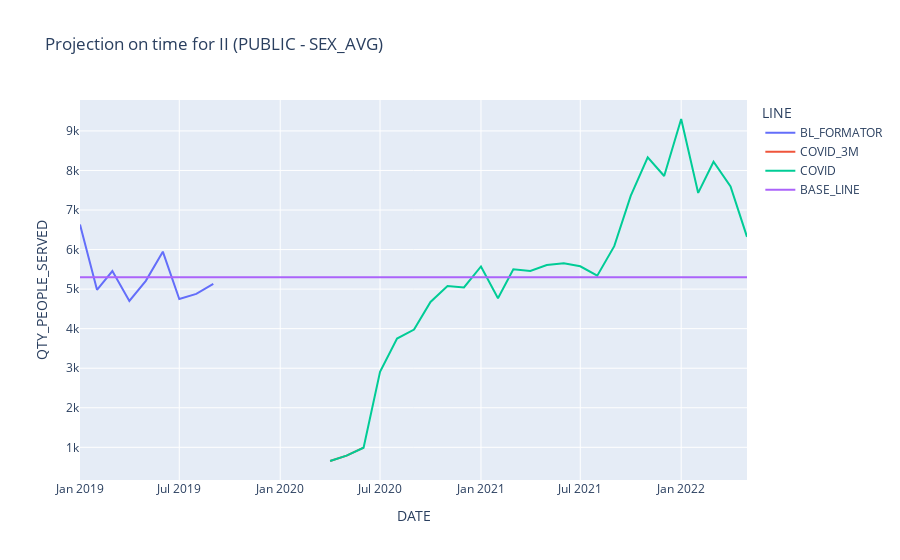

Notebook source saved alongside this figure:
### Code cell
TAG_GENDER = 'SEX_AVG'
new_base_df_temp = new_base_df[(new_base_df['SEX']==TAG_GENDER) & (new_base_df['SECTOR_R']==TAG_SECTOR)]
new_base_df_temp = new_base_df_temp.reset_index(drop=True)
new_base_df_temp['BASE_LINE'] = new_base_df_temp['BL_FORMATOR'].mean()

forecast_df = new_base_df_temp[['DATE', 
                                'PEOPLE_SERVED_NORMALIZED',
                                'BL_FORMATOR',
                                'COVID_3M',
                                'COVID',
                                'BASE_LINE']].melt(id_vars=['DATE'],
                                                  value_vars=[#'PEOPLE_SERVED_NORMALIZED',
                                                              'BL_FORMATOR',
                                                              'COVID_3M',
                                                              'COVID',
                                                              'BASE_LINE'],
                                                  var_name="LINE",
                                                  value_name="QTY_PEOPLE_SERVED")

fig = px.line(forecast_df,
              x="DATE",
              y="QTY_PEOPLE_SERVED",
              color='LINE',
              title='Projection on time for ' + TAG_CATEGORY +' ('+TAG_SECTOR+' - '+TAG_GENDER+')'
             )

fig.show()
#fig.show(renderer="svg")

### Figure 1 — Plotly figure (JSON) as saved in the notebook; plotly's stock layout.template omitted (floating-point values rounded to 4 significant figures)
{"data": [{"hovertemplate": "LINE=BL_FORMATOR<br>DATE=%{x}<br>QTY_PEOPLE_SERVED=%{y}<extra></extra>", "legendgroup": "BL_FORMATOR", "line": {"color": "#636efa", "dash": "solid"}, "marker": {"symbol": "circle"}, "mode": "lines", "name": "BL_FORMATOR", "orientation": "v", "showlegend": true, "type": "scatter", "x": ["2022-05-01T00:00:00", "2022-04-01T00:00:00", "2022-03-01T00:00:00", "2022-02-01T00:00:00", "2022-01-01T00:00:00", "2021-12-01T00:00:00", "2021-11-01T00:00:00", "2021-10-01T00:00:00", "2021-09-01T00:00:00", "2021-08-01T00:00:00", "2021-07-01T00:00:00", "2021-06-01T00:00:00", "2021-05-01T00:00:00", "2021-04-01T00:00:00", "2021-03-01T00:00:00", "2021-02-01T00:00:00", "2021-01-01T00:00:00", "2020-12-01T00:00:00", "2020-11-01T00:00:00", "2020-10-01T00:00:00", "2020-09-01T00:00:00", "2020-08-01T00:00:00", "2020-07-01T00:00:00", "2020-06-01T00:00:00", "2020-05-01T00:00:00", "2020-04-01T00:00:00", "2020-03-01T00:00:00", "2020-02-01T00:00:00", "2020-01-01T00:00:00", "2019-12-01T00:00:00", "2019-11-01T00:00:00", "2019-10-01T00:00:00", "2019-09-01T00:00:00", "2019-08-01T00:00:00", "2019-07-01T00:00:00", "2019-06-01T00:00:00", "2019-05-01T00:00:00", "2019-04-01T00:00:00", "2019-03-01T00:00:00", "2019-02-01T00:00:00", "2019-01-01T00:00:00"], "xaxis": "x", "y": [null, null, null, null, null, null, null, null, null, null, null, null, null, null, null, null, null, null, null, null, null, null, null, null, null, null, null, null, null, null, null, null, 5130.0, 4879.0, 4748.0, 5947.0, 5209.0, 4701.0, 5458.0, 4983.0, 6634.0], "yaxis": "y"}, {"hovertemplate": "LINE=COVID_3M<br>DATE=%{x}<br>QTY_PEOPLE_SERVED=%{y}<extra></extra>", "legendgroup": "COVID_3M", "line": {"color": "#EF553B", "dash": "solid"}, "marker": {"symbol": "circle"}, "mode": "lines", "name": "COVID_3M", "orientation": "v", "showlegend": true, "type": "scatter", "x": ["2022-05-01T00:00:00", "2022-04-01T00:00:00", "2022-03-01T00:00:00", "2022-02-01T00:00:00", "2022-01-01T00:00:00", "2021-12-01T00:00:00", "2021-11-01T00:00:00", "2021-10-01T00:00:00", "2021-09-01T00:00:00", "2021-08-01T00:00:00", "2021-07-01T00:00:00", "2021-06-01T00:00:00", "2021-05-01T00:00:00", "2021-04-01T00:00:00", "2021-03-01T00:00:00", "2021-02-01T00:00:00", "2021-01-01T00:00:00", "2020-12-01T00:00:00", "2020-11-01T00:00:00", "2020-10-01T00:00:00", "2020-09-01T00:00:00", "2020-08-01T00:00:00", "2020-07-01T00:00:00", "2020-06-01T00:00:00", "2020-05-01T00:00:00", "2020-04-01T00:00:00", "2020-03-01T00:00:00", "2020-02-01T00:00:00", "2020-01-01T00:00:00", "2019-12-01T00:00:00", "2019-11-01T00:00:00", "2019-10-01T00:00:00", "2019-09-01T00:00:00", "2019-08-01T00:00:00", "2019-07-01T00:00:00", "2019-06-01T00:00:00", "2019-05-01T00:00:00", "2019-04-01T00:00:00", "2019-03-01T00:00:00", "2019-02-01T00:00:00", "2019-01-01T00:00:00"], "xaxis": "x", "y": [null, null, null, null, null, null, null, null, null, null, null, null, null, null, null, null, null, null, null, null, null, null, null, 990.1, 788.5, 654.1, null, null, null, null, null, null, null, null, null, null, null, null, null, null, null], "yaxis": "y"}, {"hovertemplate": "LINE=COVID<br>DATE=%{x}<br>QTY_PEOPLE_SERVED=%{y}<extra></extra>", "legendgroup": "COVID", "line": {"color": "#00cc96", "dash": "solid"}, "marker": {"symbol": "circle"}, "mode": "lines", "name": "COVID", "orientation": "v", "showlegend": true, "type": "scatter", "x": ["2022-05-01T00:00:00", "2022-04-01T00:00:00", "2022-03-01T00:00:00", "2022-02-01T00:00:00", "2022-01-01T00:00:00", "2021-12-01T00:00:00", "2021-11-01T00:00:00", "2021-10-01T00:00:00", "2021-09-01T00:00:00", "2021-08-01T00:00:00", "2021-07-01T00:00:00", "2021-06-01T00:00:00", "2021-05-01T00:00:00", "2021-04-01T00:00:00", "2021-03-01T00:00:00", "2021-02-01T00:00:00", "2021-01-01T00:00:00", "2020-12-01T00:00:00", "2020-11-01T00:00:00", "2020-10-01T00:00:00", "2020-09-01T00:00:00", "2020-08-01T00:00:00", "2020-07-01T00:00:00", "2020-06-01T00:00:00", "2020-05-01T00:00:00", "2020-04-01T00:00:00", "2020-03-01T00:00:00", "2020-02-01T00:00:00", "2020-01-01T00:00:00", "2019-12-01T00:00:00", "2019-11-01T00:00:00", "2019-10-01T00:00:00", "2019-09-01T00:00:00", "2019-08-01T00:00:00", "2019-07-01T00:00:00", "2019-06-01T00:00:00", "2019-05-01T00:00:00", "2019-04-01T00:00:00", "2019-03-01T00:00:00", "2019-02-01T00:00:00", "2019-01-01T00:00:00"], "xaxis": "x", "y": [6322.0, 7595.0, 8222.0, 7432.0, 9301.0, 7860.0, 8331.0, 7358.0, 6086.0, 5340.0, 5577.0, 5653.0, 5610.0, 5460.0, 5503.0, 4769.0, 5573.0, 5042.0, 5077.0, 4676.0, 3977.0, 3751.0, 2908.0, 990.1, 788.5, 654.1, null, null, null, null, null, null, null, null, null, null, null, null, null, null, null], "yaxis": "y"}, {"hovertemplate": "LINE=BASE_LINE<br>DATE=%{x}<br>QTY_PEOPLE_SERVED=%{y}<extra></extra>", "legendgroup": "BASE_LINE", "line": {"color": "#ab63fa", "dash": "solid"}, "marker": {"symbol": "circle"}, "mode": "lines", "name": "BASE_LINE", "orientation": "v", "showlegend": true, "type": "scatter", "x": ["2022-05-01T00:00:00", "2022-04-01T00:00:00", "2022-03-01T00:00:00", "2022-02-01T00:00:00", "2022-01-01T00:00:00", "2021-12-01T00:00:00", "2021-11-01T00:00:00", "2021-10-01T00:00:00", "2021-09-01T00:00:00", "2021-08-01T00:00:00", "2021-07-01T00:00:00", "2021-06-01T00:00:00", "2021-05-01T00:00:00", "2021-04-01T00:00:00", "2021-03-01T00:00:00", "2021-02-01T00:00:00", "2021-01-01T00:00:00", "2020-12-01T00:00:00", "2020-11-01T00:00:00", "2020-10-01T00:00:00", "2020-09-01T00:00:00", "2020-08-01T00:00:00", "2020-07-01T00:00:00", "2020-06-01T00:00:00", "2020-05-01T00:00:00", "2020-04-01T00:00:00", "2020-03-01T00:00:00", "2020-02-01T00:00:00", "2020-01-01T00:00:00", "2019-12-01T00:00:00", "2019-11-01T00:00:00", "2019-10-01T00:00:00", "2019-09-01T00:00:00", "2019-08-01T00:00:00", "2019-07-01T00:00:00", "2019-06-01T00:00:00", "2019-05-01T00:00:00", "2019-04-01T00:00:00", "2019-03-01T00:00:00", "2019-02-01T00:00:00", "2019-01-01T00:00:00"], "xaxis": "x", "y": [5299.0, 5299.0, 5299.0, 5299.0, 5299.0, 5299.0, 5299.0, 5299.0, 5299.0, 5299.0, 5299.0, 5299.0, 5299.0, 5299.0, 5299.0, 5299.0, 5299.0, 5299.0, 5299.0, 5299.0, 5299.0, 5299.0, 5299.0, 5299.0, 5299.0, 5299.0, 5299.0, 5299.0, 5299.0, 5299.0, 5299.0, 5299.0, 5299.0, 5299.0, 5299.0, 5299.0, 5299.0, 5299.0, 5299.0, 5299.0, 5299.0], "yaxis": "y"}], "layout": {"legend": {"title": {"text": "LINE"}, "tracegroupgap": 0}, "title": {"text": "Projection on time for II (PUBLIC - SEX_AVG)"}, "xaxis": {"anchor": "y", "domain": [0, 1], "title": {"text": "DATE"}}, "yaxis": {"anchor": "x", "domain": [0, 1], "title": {"text": "QTY_PEOPLE_SERVED"}}}}
